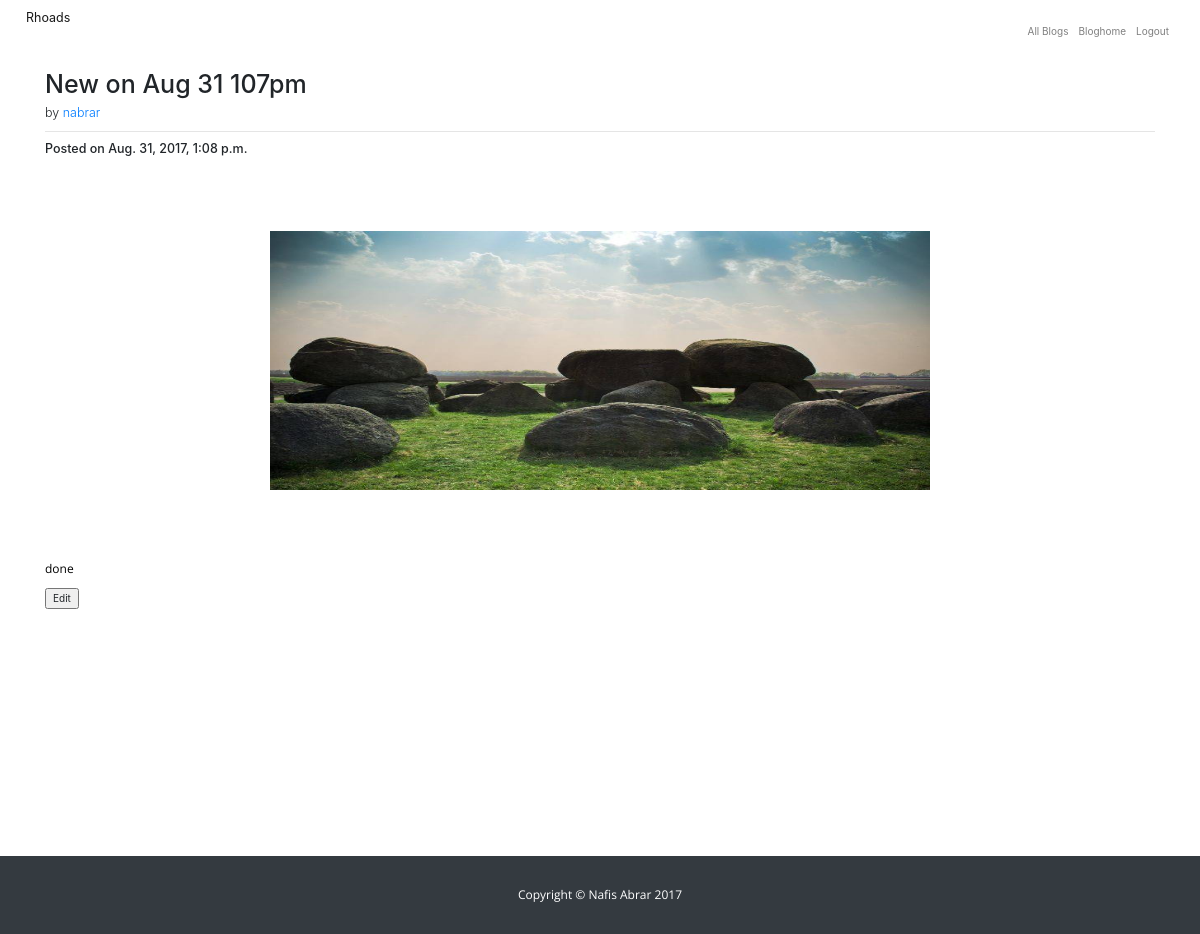
The page /home/bloghome/blog/33/ on the database its author committed.
### music/models.py (models this page shows, shortened)
class Blog(models.Model):
    text = models.CharField(max_length=200)
    date_added = models.DateTimeField(auto_now_add=True)
    owner = models.ForeignKey(User)
    image = models.ImageField(upload_to='media/')
    body = models.TextField()
    date_added = models.DateTimeField(auto_now_add=True)

### music/views.py (the view)
# urls.py: url(r'^home/bloghome/blog/(?P<blog_id>\d+)/$', views.blog, name='blog'),
def blog(request, blog_id):
    blog = Blog.objects.get(id=blog_id)
    chapters = blog.text
    context = {'blog': blog, 'chapters': chapters,'image':''}
    return render(request, 'blog.html', context)

### music/templates/blog.html (shortened to what this page needs)
{% load static %}
<head>
    <link rel="stylesheet" href="https://maxcdn.bootstrapcdn.com/bootstrap/3.3.7/css/bootstrap.min.css">
    <link rel="stylesheet" href="{% static 'css/blog-post.css' %}">
    <link href="{% static 'vendor/bootstrap/css/bootstrap.min.css' %}" rel="stylesheet"/>
    <link href="{% static 'vendor/font-awesome/css/font-awesome.min.css' %}" rel="stylesheet" type="text/css">
  </head>
{% block content %}
  <body>
    <nav class="navbar navbar-expand-lg navbar-light fixed-top" id="mainNav">
        <a class="navbar-brand" href="{% url 'music:index' %}">Rhoads</a>
        <div class="collapse navbar-collapse" id="navbarResponsive">
            <ul class="navbar-nav ml-auto">
                 <li class="nav-item">
                    <a class="nav-link" href="{% url 'music:all_blogs' %}">All Blogs</a>
                </li>
                <li class="nav-item">
                    <a class="nav-link" href="{% url 'music:blogs' %}">Bloghome</a>
                </li>
                <li class="nav-item">
                    <a class="nav-link" href="{% url 'music:logout' %}">Logout</a>
                </li>
            </ul>
        </div>
    </nav>
    <div class="container">
      <div class="row">
        <div class="col-lg-12">
          <h1 class="mt-4">{{blog.text}}</h1>
          <p2 class="lead">
            by
            <a href="{% url 'music:blogs' %}">{{blog.owner}}</a>
          </p2>
          <hr>
          <h5>Posted on {{blog.date_added}}</h5>
                {% if blog.image %}
                <img src="/../../../{{MEDIA_ROOT}}{{ blog.image.url }}" class="img-responsive" >
                    {% else %}
                 <h3>No image to display</h3>
                     {% endif %}
                     <p>{{ blog.body }}</p>
                        <form action="{% url 'music:edit_blog' blog.id %}" method='post'>
                                <button name="submit">Edit</button>
                        </form>
        </div>
        <div class="col-md-4">
        </div>
      </div>
    </div>
    <footer class="py-5 bg-dark">
      <div class="container">
        <p class="m-0 text-center text-white">Copyright &copy; Nafis Abrar 2017</p>
      </div>
    </footer>
  </body>
</html>
{% endblock content %}

### music/static/css/blog-post.css (style rules this page uses)
body { padding-top: 60px; }
@media (min-width: 992px) { body { padding-top: 56px; } }
h5 { font-family:Monospace; }
p { font-family: 'Open Sans', sans-serif; color: black; font-size: larger; }
.element.style>.carousel-inner>.item>a>img, .carousel-inner>.item>img, .img-responsive, .thumbnail a>img, .thumbnail>img img { margin: auto; width: 50%; border: 3px solid green; padding: 10px; padding: 70px; background: white; border: white; width: 800px; height: 50%; }

### rows shown on the page
Blog: text "New on Aug 31 107pm", owner "nabrar", date_added "Aug. 31, 2017, 1:08 p.m.", image (picture), body "done"
